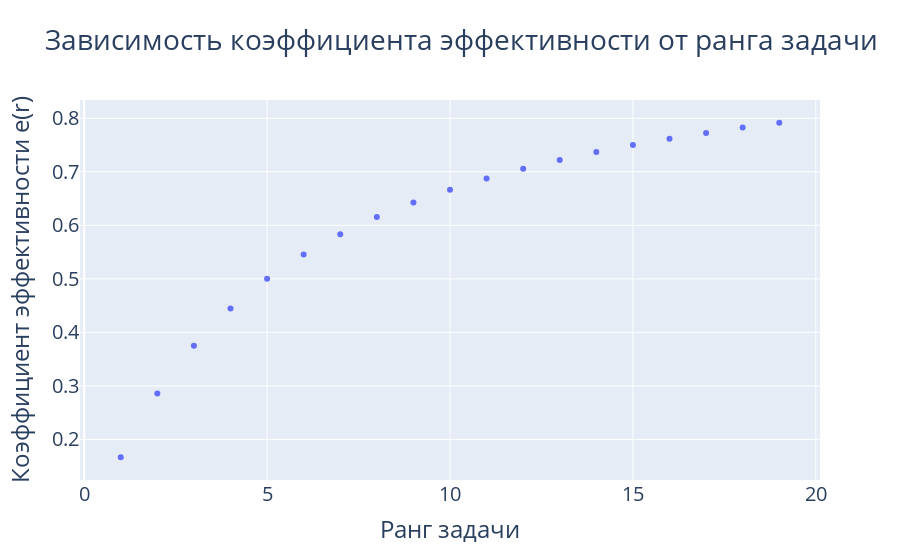

Write notebook code for a chart like this one.
### Code cell
# Efficency coefficient graphic (dependence on problem rank, stupid one)
stages_amount = 6
x_vector = []
y_vector = []
for i in range(1, 200):
    vector_1 = [random.randint(0, 63) for _ in range(i)]
    vector_2 = [random.randint(0, 63) for _ in range(i)]
    seq_pipeline = ArithmeticPipeline(vector_1, vector_2, 1, 6)
    par_pipeline = ArithmeticPipeline(vector_1, vector_2, 6, 6)
    while seq_pipeline.is_busy:
        seq_pipeline.tact()
    while par_pipeline.is_busy:
        par_pipeline.tact()
    x_vector.append(i)
    y_vector.append(round((i * 6) / 
                          ((i + 6 - 1) * 6), 10))
fig = go.Figure()
fig.add_trace(
    go.Scatter(x=x_vector, y=y_vector, mode='lines',
               text=[f'r = {r}; e(r) = {y}' for r, y in enumerate(y_vector, 1)],
               textposition='bottom center')
)
fig.update_layout(title_text='Зависимость коэффициента эффективности от ранга задачи',
                  font=dict(size=20))
fig.update_xaxes(title_text='Ранг задачи')
fig.update_yaxes(title_text='Коэффициент эффективности e(r)')
fig.show(width=1280, height=1280)

### Figure 1 — Plotly figure (JSON) as saved in the notebook; plotly's stock layout.template omitted (floating-point values rounded to 4 significant figures)
{"data": [{"mode": "markers", "text": ["r = 1; e(r) = 0.1666666667", "r = 2; e(r) = 0.2857142857", "r = 3; e(r) = 0.375", "r = 4; e(r) = 0.4444444444", "r = 5; e(r) = 0.5", "r = 6; e(r) = 0.5454545455", "r = 7; e(r) = 0.5833333333", "r = 8; e(r) = 0.6153846154", "r = 9; e(r) = 0.6428571429", "r = 10; e(r) = 0.6666666667", "r = 11; e(r) = 0.6875", "r = 12; e(r) = 0.7058823529", "r = 13; e(r) = 0.7222222222", "r = 14; e(r) = 0.7368421053", "r = 15; e(r) = 0.75", "r = 16; e(r) = 0.7619047619", "r = 17; e(r) = 0.7727272727", "r = 18; e(r) = 0.7826086957", "r = 19; e(r) = 0.7916666667"], "textposition": "bottom center", "type": "scatter", "x": [1, 2, 3, 4, 5, 6, 7, 8, 9, 10, 11, 12, 13, 14, 15, 16, 17, 18, 19], "y": [0.1667, 0.2857, 0.375, 0.4444, 0.5, 0.5455, 0.5833, 0.6154, 0.6429, 0.6667, 0.6875, 0.7059, 0.7222, 0.7368, 0.75, 0.7619, 0.7727, 0.7826, 0.7917]}], "layout": {"font": {"size": 20}, "title": {"text": "Зависимость коэффициента эффективности от ранга задачи"}, "xaxis": {"title": {"text": "Ранг задачи"}}, "yaxis": {"title": {"text": "Коэффициент эффективности e(r)"}}}}
